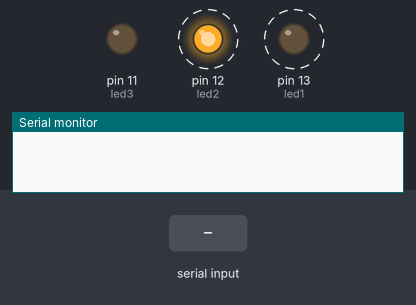
Simulated run of this sketch. Board: Arduino Uno, built with avr-gcc and run on an emulated ATmega328P. Shown: output pins drawn as LEDs (lit = HIGH), the last lines printed to the serial monitor. Dashed ring = blinking. The test bench sets the inputs (shaded band).

Above: at 1.25 s.
1.3 s: "1" received over Serial
At 2.05 s:
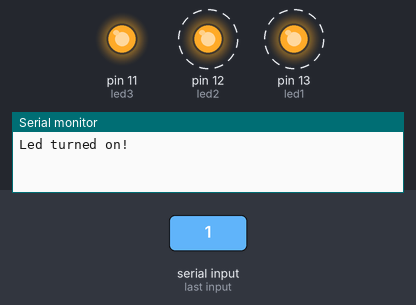
4.3 s: "0" received over Serial
At 4.45 s:
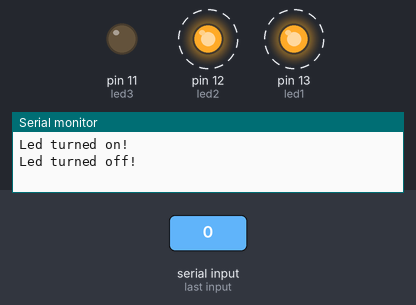
Timing chart, 0 to 13.3 s (numbered marks = the images above; inputs shaded):
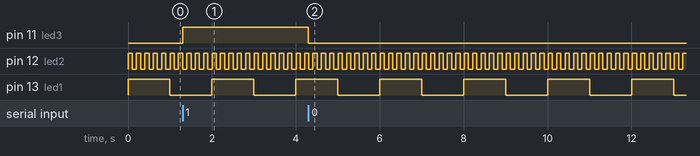

The sketch:

LED.ino
```cpp
// Include Scheduler since we want to manage multiple tasks.
#include <Scheduler.h>

int led1 = 13;
int led2 = 12;
int led3 = 11;

void setup() {

  Serial.begin(9600);

  // Setup the 3 pins as OUTPUT

  pinMode(led1, OUTPUT);

  pinMode(led2, OUTPUT);

  pinMode(led3, OUTPUT);

  // Add "loop2" and "loop3" to scheduling.

  // "loop" is always started by default.

  Scheduler.startLoop(loop2);

  Scheduler.startLoop(loop3);
}

// Task no.1: blink LED with 1 second delay.
void loop() {

  digitalWrite(led1, HIGH);

  // IMPORTANT:

  // When multiple tasks are running 'delay' passes control to

  // other tasks while waiting and guarantees they get executed.

  delay(1000);

  digitalWrite(led1, LOW);

  delay(1000);
}

// Task no.2: blink LED with 0.1 second delay.
void loop2() {

  digitalWrite(led2, HIGH);

  delay(100);

  digitalWrite(led2, LOW);

  delay(100);
}

// Task no.3: accept commands from Serial port
// '0' turns off LED
// '1' turns on LED
void loop3() {

  if (Serial.available()) {

    char c = Serial.read();

    if (c=='0') {

      digitalWrite(led3, LOW);

      Serial.println("Led turned off!");

    }

    if (c=='1') {

      digitalWrite(led3, HIGH);

      Serial.println("Led turned on!");

    }

  }

  // IMPORTANT:

  // We must call 'yield' at a regular basis to pass

  // control to other tasks.

  yield();
}
```

Measured:
- after the input at 1.3 s, pin 11 (led3): LOW → HIGH at once
- after the input at 4.3 s, pin 11 (led3): HIGH → LOW at once
- by itself, pin 12 (led2): alternates HIGH for 0.10 s and LOW for 0.10 s
- by itself, pin 13 (led1): alternates HIGH for 1.0 s and LOW for 1.0 s
